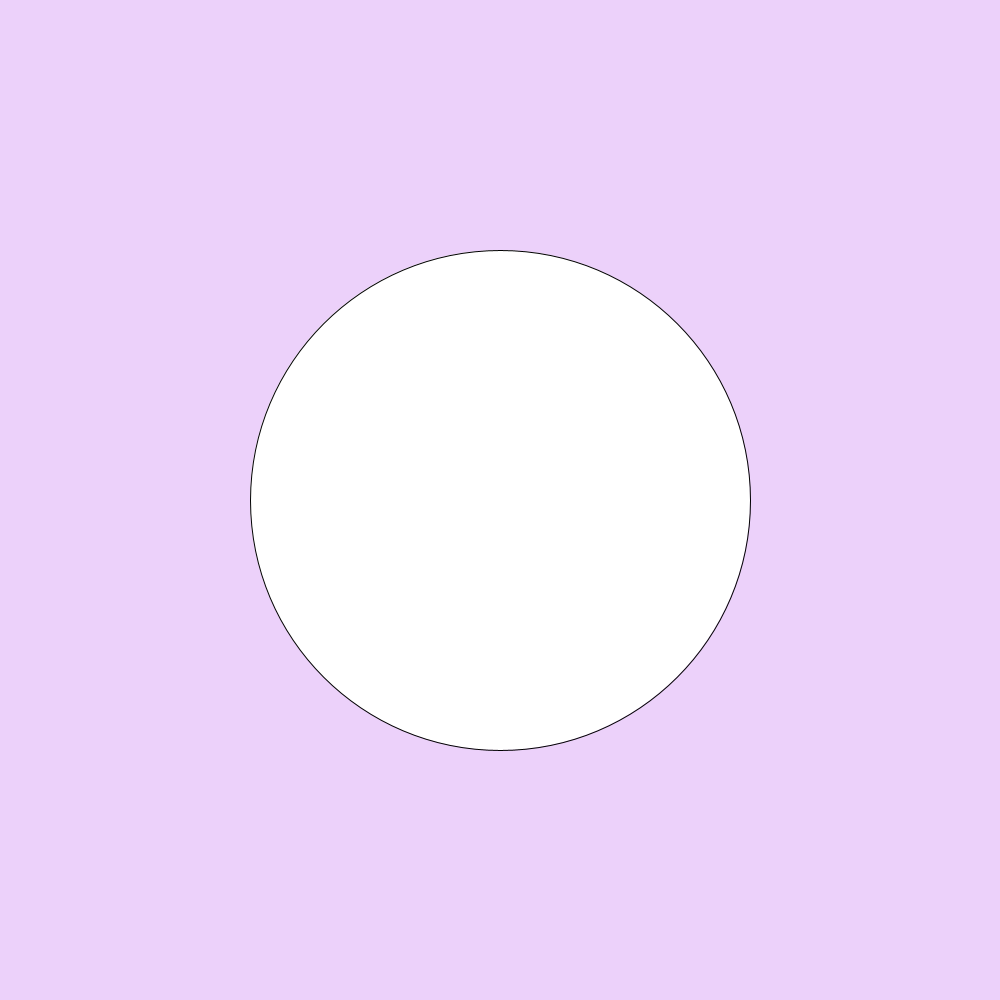
Frame 1 (no input)
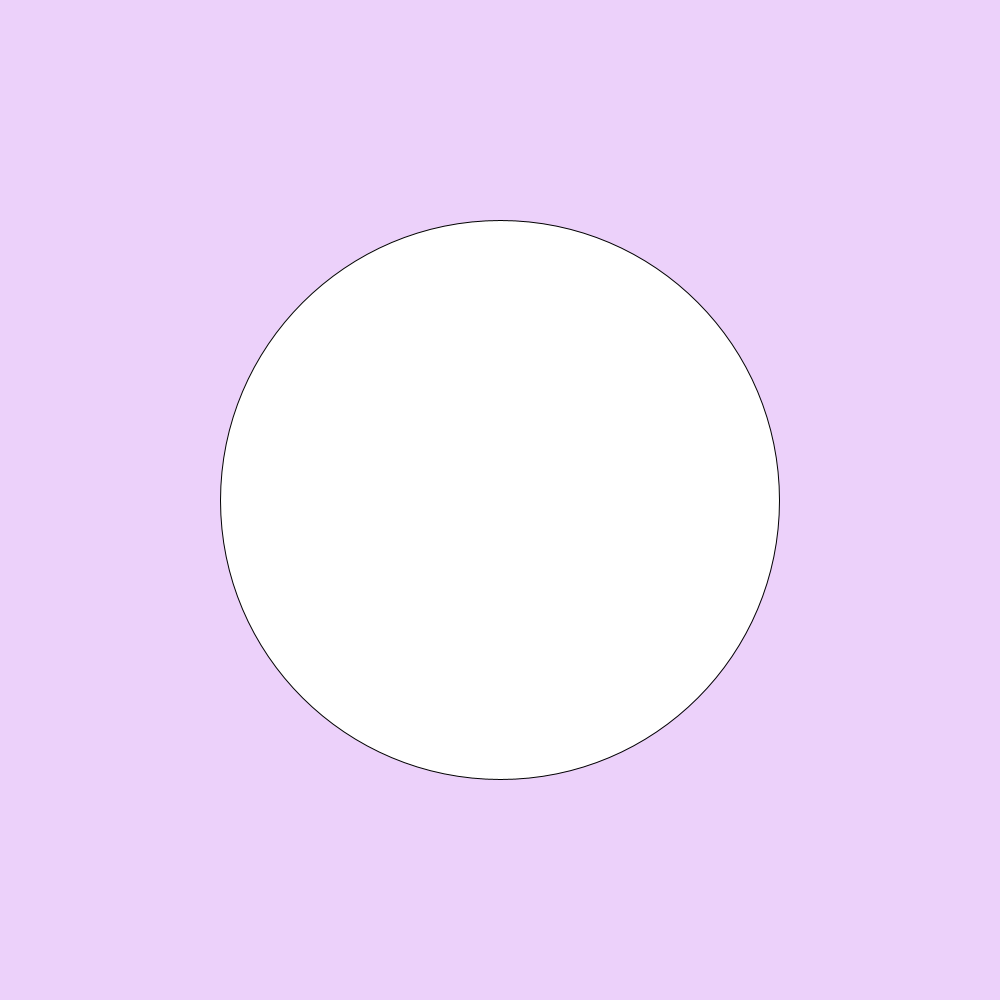
Frame 60 (the mouse pressed at the canvas centre just before this capture)
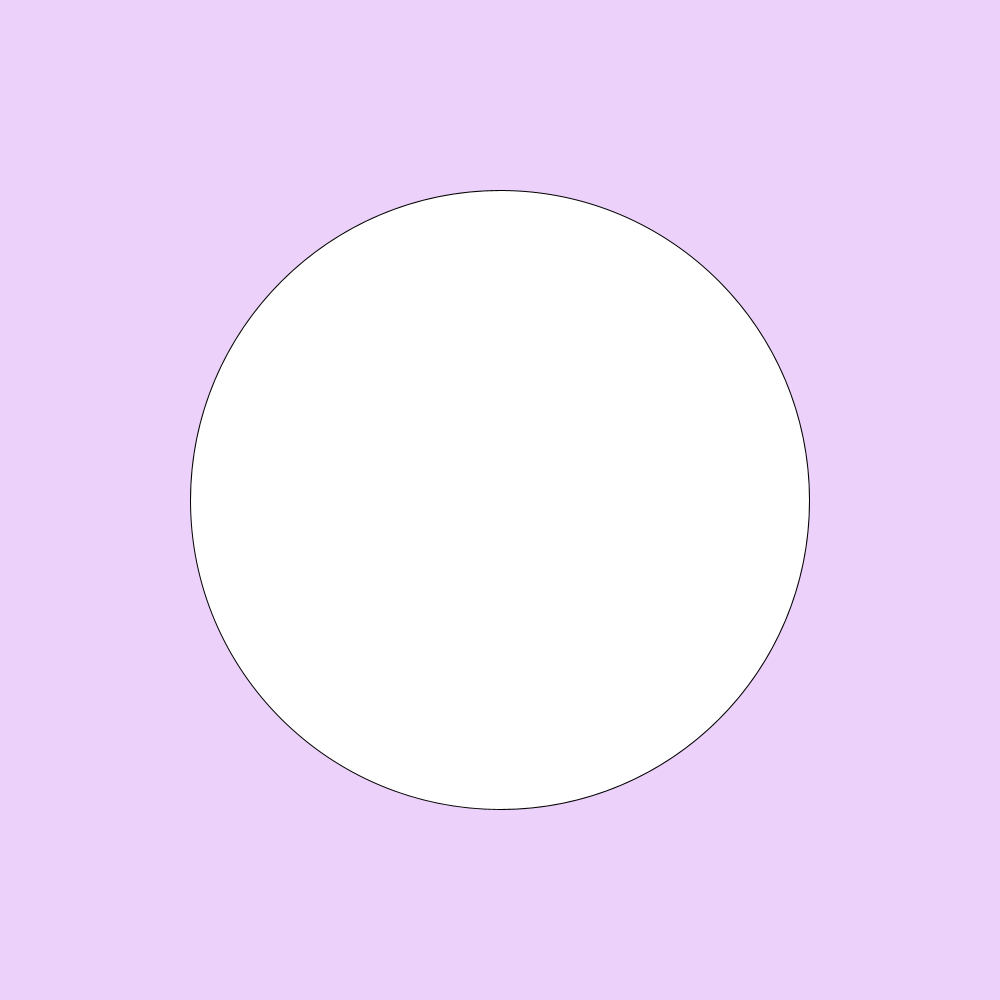
Frame 120 (the mouse held since frame 60 and released just before this capture)

The Processing sketch that drew these frames (run headless with seeded random() and noise(); from frame 60 on, the mouse is pressed at the canvas centre):

// Processing sketch: ShrinkCirlceExercise
// ── ShrinkCirlceExercise.pde
int x2 = 500;
int y2 = 500;
void setup(){
  size(1000,1000);
  background(236,209,250);

}

void draw(){
    background(236,209,250);

  //if(mouseX < x2 && mouseY>y2){
  ellipse(500,500,x2++,y2 ++);
  //fill(0);
 
  //}else{
  //ellipse(500,500,x2--,y2--);
  // fill(255);
  //}
  
  
  float d = dist(x2,y2,mouseX,mouseY);
  
  if(d>20){
  
  }
  
  
}
